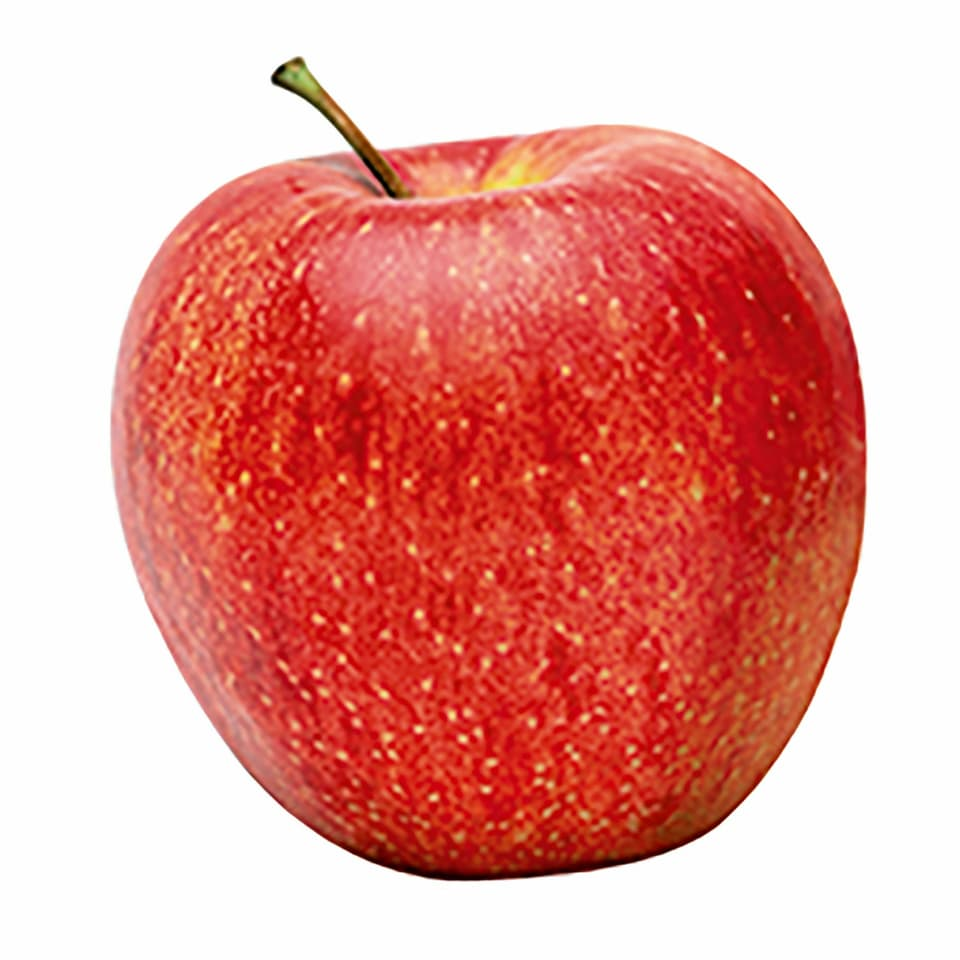
#> input picture dataset/class1/34043c.jpg, 960 x 960 px
$ python -i Schrank_detektor.py   (imports and definitions only)
#> lines starting #> are read from the running program, lines starting #| are printed output that depends on the picture; after the words box and inside, x2 and y2 are one past the last pixel; in counts of white or black regions, pixels touching at a corner belong together
#> further down, picture is the input picture: shape (960, 960, 3); mean B, G, R 152.5, 159.6, 231.2
import cv2
import numpy as np
import random
from ultralytics import YOLO

# YOLO Params
# [1 line that did not run here, left out]
threshold = 0.5 # threshold personen ekrennen

# Initialisiere den Zähler für Obst und Wasserflaschen
inventory = {"apple": 0, "bottle": 0}

#parms for get Rois
debugGetRois = False
mult = 25 #for aproximate contours
sollRoiCount = 4
perimeterMin = 1300
perimeterMax = 5000
cannyThresholdLower = 100
cannyThresholdUper = 110

# [90 lines left out: function __main__, not called in this run]

def getRoisOfShelfs(frame):
    rois = []

    # Perform Canny edge detection
    canny = cv2.Canny(frame, threshold1=cannyThresholdLower, threshold2=cannyThresholdUper)
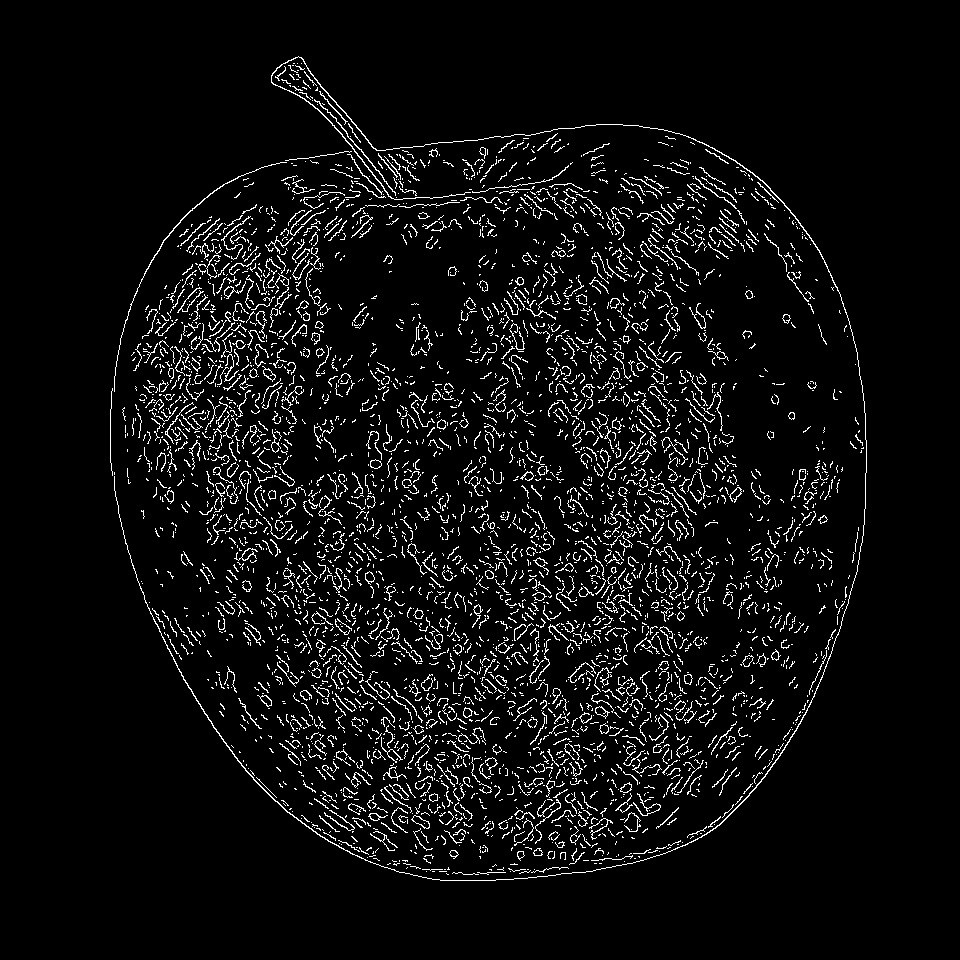
#> canny: shape (960, 960); 5.5% white in thin lines or dots, all inside (x1, y1, x2, y2) = (110, 56, 867, 881)
    kernel = np.ones((5,5),np.uint8)
    canny = cv2.dilate(canny,kernel,iterations = 3)
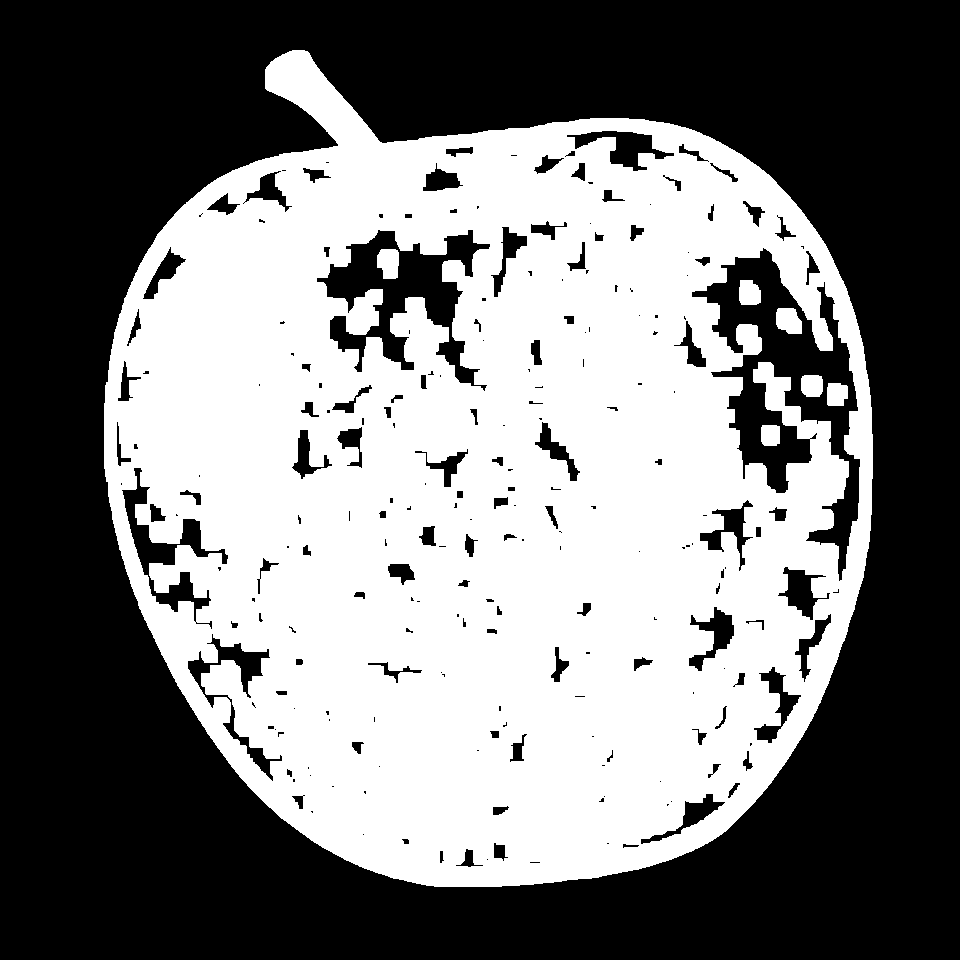
#> canny: shape (960, 960); 47% white; 7 white regions, largest, box (x1, y1, x2, y2) and area: (104, 50, 873, 887) 430587, (377, 249, 399, 279) 561, (776, 308, 802, 334) 557
    canny = cv2.morphologyEx(canny, cv2.MORPH_CLOSE, kernel)
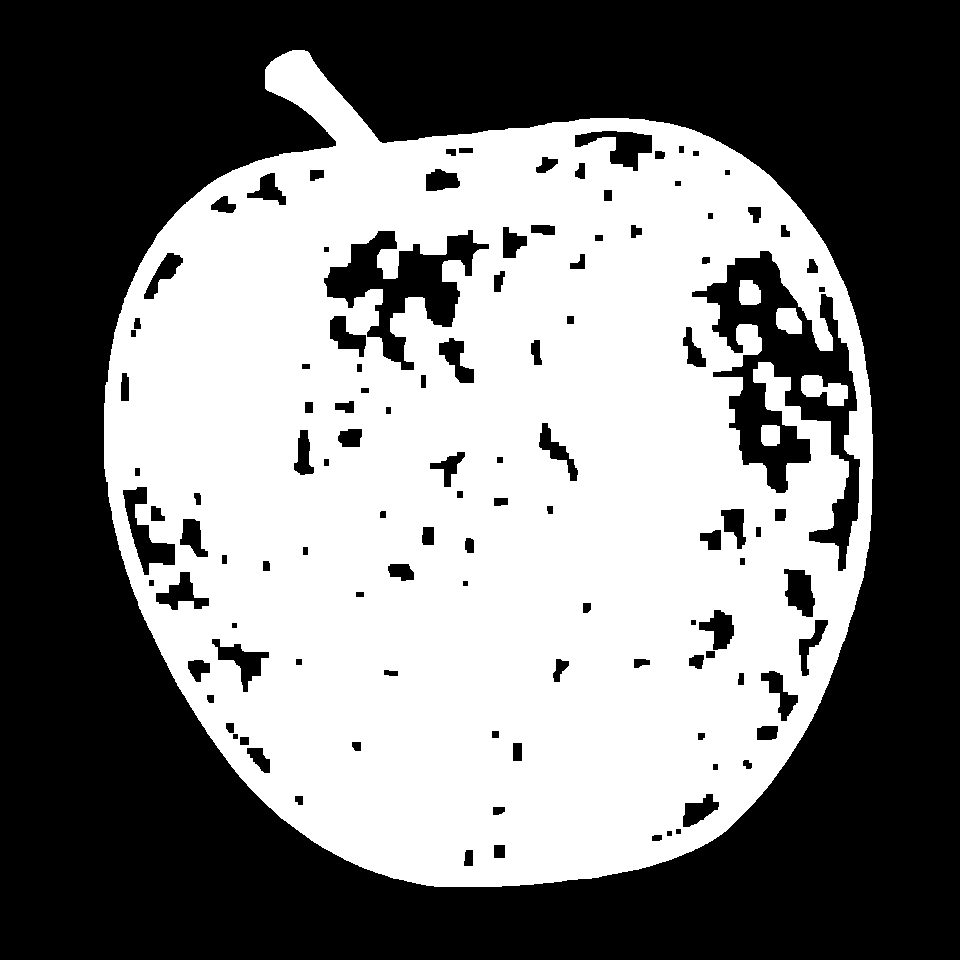
#> canny: shape (960, 960); 47.7% white; 5 white regions

    all_contours, __ = cv2.findContours(canny, cv2.RETR_LIST, cv2.CHAIN_APPROX_SIMPLE)
#> all_contours = 117 contours; largest, box (x1, y1, x2, y2) and area: (104, 50, 873, 887) 488660, (691, 250, 861, 572) 20707, (323, 229, 490, 371) 8744, (122, 486, 176, 576) 1828, (574, 130, 653, 172) 1570
    contourFrame = frame.copy()
    for contour in all_contours:
        # Approximate contour to a polygon
        perimeter = cv2.arcLength(contour, True)
        approx = cv2.approxPolyDP(contour, 0.002* mult * perimeter, True)

        # Calculate aspect ratio and bounding box
        if perimeter >= perimeterMin and perimeter <= perimeterMax and len(approx) >=4:
            x,y,w,h = cv2.boundingRect(approx)
            aspect_ratio = float(w) / h
            if aspect_ratio > 1.5 and aspect_ratio < 2.8:
                rois.append([x,y,w,h])
                if debugGetRois:
                    frame = cv2.rectangle(frame,(x,y),(x+w,y+h), color=(255,0,0),thickness=4)
            if debugGetRois:
                cv2.drawContours(contourFrame, [approx], -1, (random.randint(0, 255), random.randint(0, 255), random.randint(0, 255)), 3)
                cv2.putText(contourFrame,"Rectangle",(x, y - 10),cv2.FONT_HERSHEY_SIMPLEX,0.5,(0, 255, 0),2,)
#> this loop made 117 passes
#> (perimeter, x, y, w, h, aspect_ratio) on pass 117: (2867.5, 177, 54, 649, 790, 0.822)
#> (perimeter, approx) on passes 1 to 6: (50.49, [[466, 849], [473, 850], [472, 866], [463, 865]]), (49.66, [[494, 844], [505, 845], [504, 858], [493, 857]]), (32.49, [[651, 836], [661, 834], [662, 839], [652, 841]]), (21.66, [[666, 831], [671, 830], [672, 835], [667, 836]]), (21.66, [[675, 829], [680, 828], [681, 833], [676, 834]]), (39.9, [[492, 807], [504, 806], [505, 811], [493, 815]])
#> after the loop, rois = []

    if debugGetRois:
        cv2.imshow("Canny",scaleImage(canny))
        cv2.imshow("contour",scaleImage(contourFrame))
        cv2.imshow("roi",scaleImage(frame))

    if len(rois) == sollRoiCount:
        return True, rois
    return False, rois

# [30 lines left out: functions isValid, doYolo, updateInventar, not called in this run]

"""
    # Schreibe das Inventar ins Frame
    y_offset = 20
    for key, value in inventory.items():
        cv2.putText(frame, f'{key.capitalize()} Count: {value}', (10, y_offset),
                    cv2.FONT_HERSHEY_SIMPLEX, 0.7, (0, 0, 255), 2, cv2.LINE_AA)
        y_offset += 30

    # Debugging: Ausgabe des aktualisierten Inventars
    print(f"Aktualisiertes Inventar: {inventory}")

"""

# [55 lines left out: functions drawObjects, extractRoiFrames, draw_inventory_on_frame, scaleImage, not called in this run]

# [2 lines not run here, left out]


r'''
    #cap = cv2.VideoCapture("/Users/maurofrehner/Desktop/shelfV2.mp4")
    #cap = cv2.VideoCapture(r"C:\Users\marku\Documents\StudiumMobileRobotics\7.Semester\Bildverarbeitung2\Projekt\shelfV2.mp4")
    cap = cv2.VideoCapture("shelfV2.mp4")
    if not cap.isOpened():
        print("Fehler beim Zugriff auf die Webcam.")
        exit()

    while True:
        # Erfasse das Bild von der Webcam
        ret, frame = cap.read()

        if not ret:  # Beende die Schleife, wenn kein Frame mehr gelesen werden kann
            print("Kein Frame verfügbar. Beende...")
            break
'''

>>> import cv2
>>> picture = cv2.imread('dataset/class1/34043c.jpg')
>>> result = getRoisOfShelfs(picture)
#> result = (False, [])
